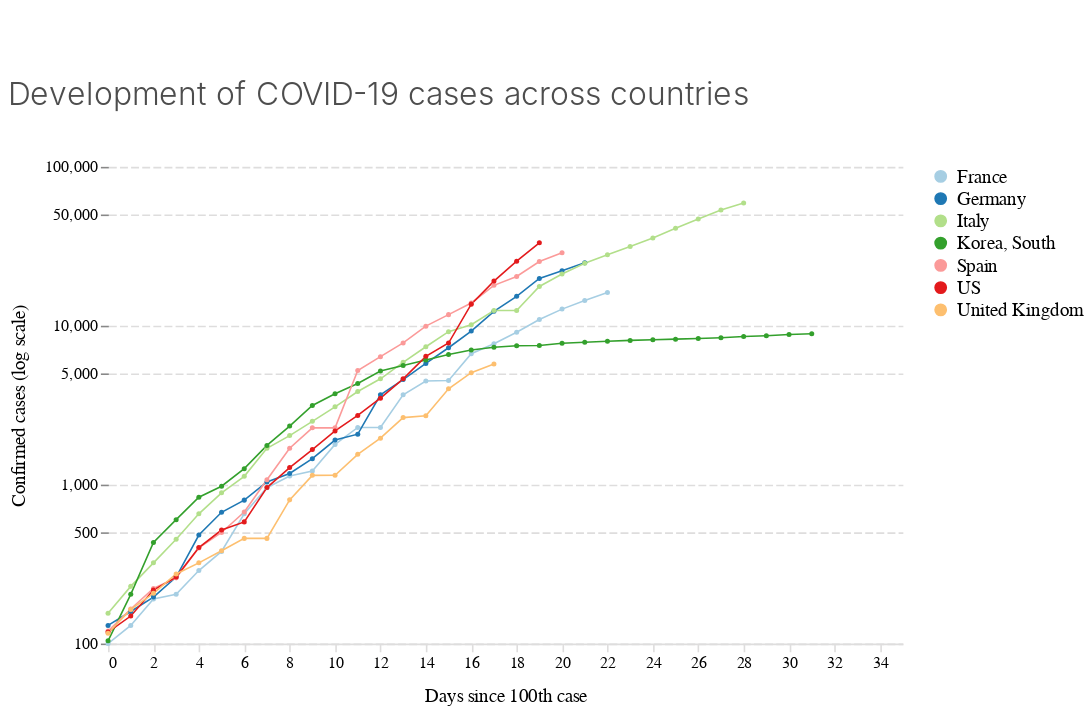

Write notebook code for a chart like this one.
### Code cell
chart_covid_cases

### Figure 1 — Vega-Lite specification as saved in the notebook (floating-point values rounded to 4 significant figures; data arrays with more than 128 entries replaced by an {"elided": "..."} marker saying what was removed)
{"$schema": "https://vega.github.io/schema/vega-lite/v3.4.0.json", "config": {"area": {"fill": "#1696d2"}, "axisX": {"domain": true, "domainColor": "#DEDDDD", "domainDashOffset": 10, "domainWidth": 1, "grid": false, "labelAngle": 0, "labelFont": "Avenir", "labelFontSize": 10, "tickColor": "#DEDDDD", "titleFont": "Avenir", "titleFontSize": 12, "titleFontWeight": 400, "titlePadding": 10}, "axisY": {"domain": false, "domainDashOffset": 10, "grid": true, "gridColor": "#DEDDDD", "gridDash": [5, 2], "gridWidth": 1, "labelAngle": 0, "labelFont": "Avenir", "labelFontSize": 10, "titleFont": "Avenir", "titleFontSize": 12, "titleFontWeight": 400, "titlePadding": 10}, "bar": {"fill": "#1696d2", "strokeWidth": 0}, "guide-title": {"color": "Monospace", "font": "Avenir", "fontSize": 15}, "header": {"titleFontSize": 12, "titleFontWeight": 400}, "legend": {"labelFont": "Avenir", "labelFontSize": 12, "symbolSize": 50, "symbolType": "circle", "title": "", "titleFont": "Avenir", "titleFontSize": 12}, "line": {"color": "#1696d2", "stroke": "#1696d2", "strokeWidth": 1}, "path": {"stroke": "#1696d2"}, "point": {"filled": true}, "range": {"category": ["#a6cee3", "#1f78b4", "#b2df8a", "#33a02c", "#fb9a99", "#e31a1c", "#fdbf6f", "#ff7f00"], "diverging": ["#cfe8f3", "#a2d4ec", "#73bfe2", "#46abdb", "#1696d2", "#12719e"]}, "text": {"align": "right", "color": "#1696d2", "font": "Avenir", "fontSize": 12, "fontWeight": 400, "size": 11}, "title": {"anchor": "start", "color": "#4d4d4d", "font": "Avenir", "fontSize": 20, "fontWeight": 300, "lineHeight": 100, "offset": 30}, "trail": {"color": "#1696d2", "stroke": "#1696d2"}, "view": {"strokeWidth": 0}}, "data": {"name": "data-c41edf9c4522dd5a355af6134b8875b6"}, "datasets": {"data-c41edf9c4522dd5a355af6134b8875b6": {"elided": "165 records"}}, "encoding": {"color": {"field": "country", "type": "nominal"}, "x": {"field": "days_since100", "title": "Days since 100th case", "type": "quantitative"}, "y": {"field": "value", "scale": {"bins": [100, 500, 1000, 5000, 10000, 50000, 100000], "type": "log"}, "title": "Confirmed cases (log scale)", "type": "quantitative"}}, "height": 300, "mark": {"point": {"shape": "circle", "size": 10}, "type": "line"}, "padding": {"bottom": 5, "left": 5, "right": 5, "top": 50}, "title": "Development of COVID-19 cases across countries", "width": 500}
